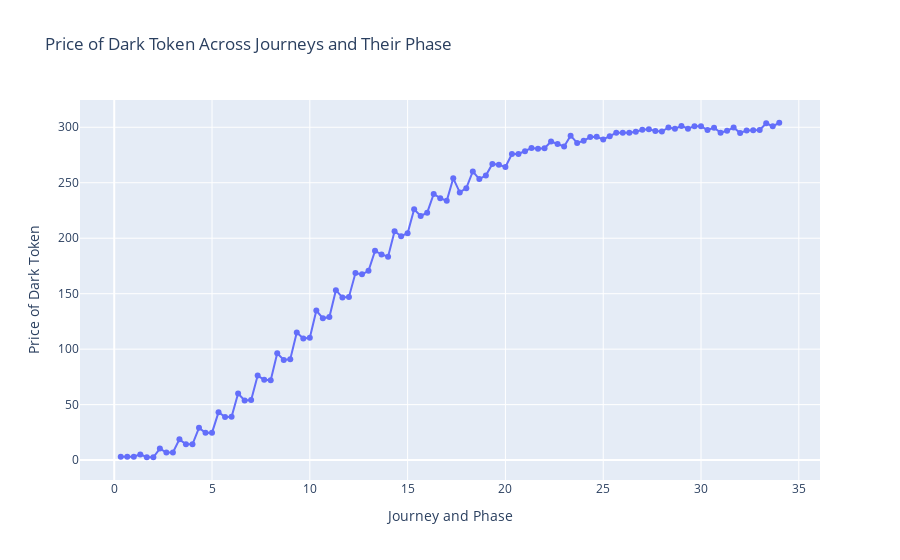
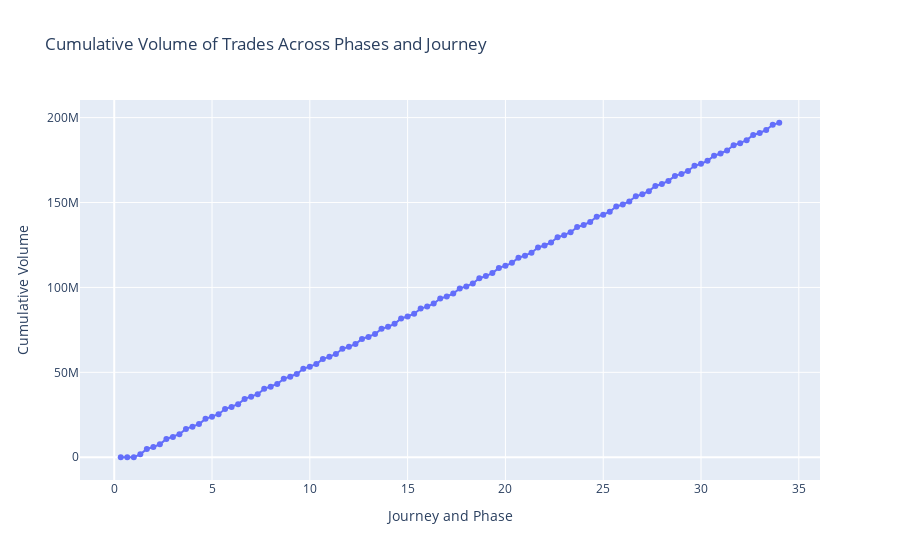
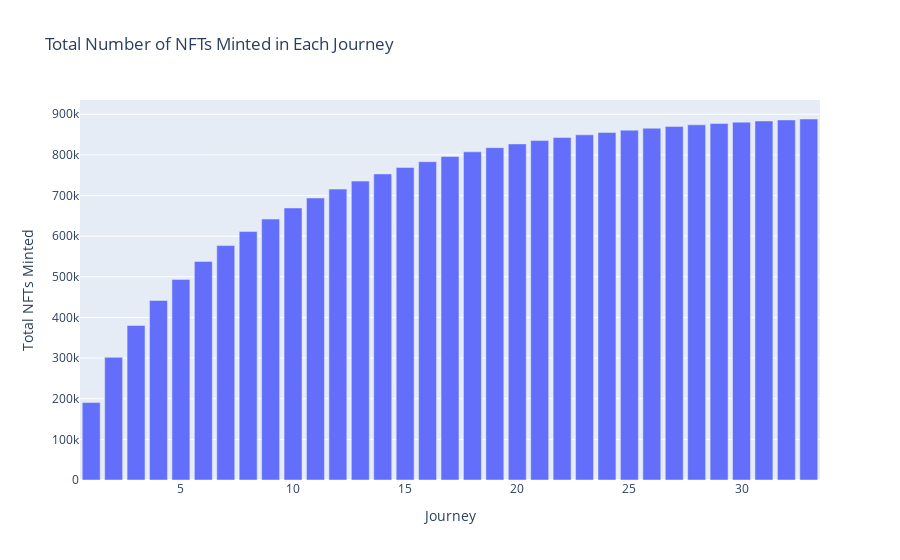
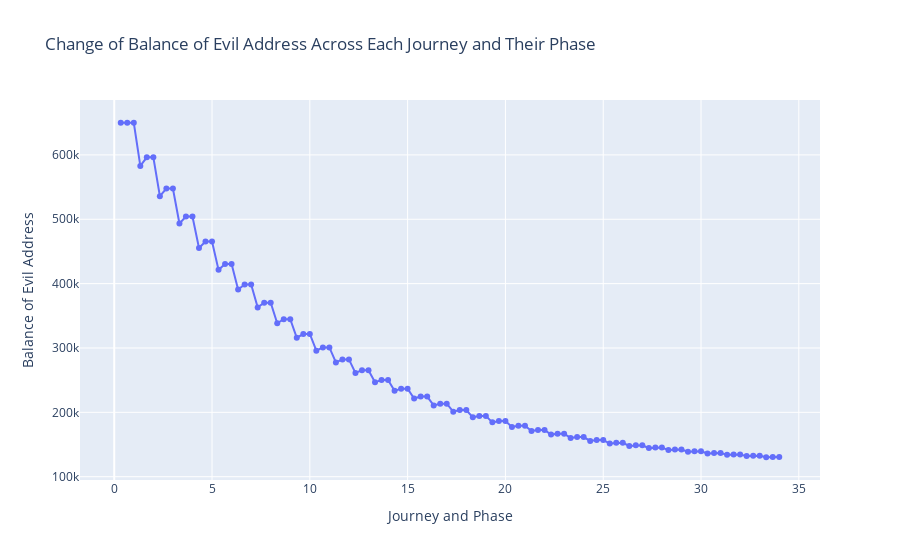

Write notebook code for charts like these, in order.
### Markdown cell above
## Graphs

### Code cell
# Generate Graphs

# Convert accumulated data to DataFrames
price_df = pd.DataFrame(prices)
volume_df = pd.DataFrame(volumes)
nfts_minted_df = pd.DataFrame(nfts_minted)
evil_address_balance_df = pd.DataFrame(evil_address_balances)
yields_df = pd.DataFrame(yields_per_journey)
yields_accumulated_df = pd.DataFrame(yields_per_journey_accumulated)
cumulative_yield_df = pd.DataFrame(cumulative_yield_per_journey_1)
yield_per_nft_df = pd.DataFrame(yield_per_nft_per_journey)
pool_dark_reserve_df = pd.DataFrame(pool_dark_reserves)
pool_dai_reserve_df = pd.DataFrame(pool_dai_reserves)
token_distribution_df = pd.DataFrame(token_distribution)

# Plot Price of Dark token across journeys and their phase
fig = go.Figure()
fig.add_trace(go.Scatter(x=price_df['journey'] + price_df['phase'] / 3, y=price_df['price'], mode='lines+markers', name='Price of Dark Token'))
fig.update_layout(title='Price of Dark Token Across Journeys and Their Phase', xaxis_title='Journey and Phase', yaxis_title='Price of Dark Token')
fig.show()

# Plot Cumulative volume of trades across phases and journey
fig = go.Figure()
fig.add_trace(go.Scatter(x=volume_df['journey'] + volume_df['phase'] / 3, y=volume_df['volume'], mode='lines+markers', name='Cumulative Volume'))
fig.update_layout(title='Cumulative Volume of Trades Across Phases and Journey', xaxis_title='Journey and Phase', yaxis_title='Cumulative Volume')
fig.show()

# Plot Total number of NFTs minted in each journey
fig = go.Figure()
fig.add_trace(go.Bar(x=nfts_minted_df['journey'], y=nfts_minted_df['nfts_minted'], name='Total NFTs Minted'))
fig.update_layout(title='Total Number of NFTs Minted in Each Journey', xaxis_title='Journey', yaxis_title='Total NFTs Minted')
fig.show()

# Plot Change of balance of Evil address across each journey and their phase
fig = go.Figure()
fig.add_trace(go.Scatter(x=evil_address_balance_df['journey'] + evil_address_balance_df['phase'] / 3, y=evil_address_balance_df['balance'], mode='lines+markers', name='Evil Address Balance'))
fig.update_layout(title='Change of Balance of Evil Address Across Each Journey and Their Phase', xaxis_title='Journey and Phase', yaxis_title='Balance of Evil Address')
fig.show()

# Plot Total yield generated by NFT minted in each journey
fig = go.Figure()
fig.add_trace(go.Bar(x=yields_accumulated_df['journey'], y=yields_accumulated_df['total_yield'], name='Total Yield Generated'))
fig.update_layout(title='Total Yield Generated by NFTs Minted in Each Journey', xaxis_title='Journey', yaxis_title='Total Yield')
fig.show()

# Plot Cumulative yield per journey for NFTs minted in journey 1
fig = go.Figure()
fig.add_trace(go.Scatter(x=cumulative_yield_df['journey'], y=cumulative_yield_df['total_yield'], mode='lines+markers', name='Cumulative Yield for NFTs Minted in Journey 1'))
fig.update_layout(title='Cumulative Yield for NFTs Minted in Journey 1', xaxis_title='Journey', yaxis_title='Cumulative Yield')
fig.show()

# Plot Change in Dark token reserves in the pool
fig = go.Figure()
fig.add_trace(go.Scatter(x=pool_dark_reserve_df['journey'] + pool_dark_reserve_df['phase'] / 3, y=pool_dark_reserve_df['dark_reserve'], mode='lines+markers', name='Dark Reserve in Pool'))
fig.update_layout(title='Change in Dark Token Reserves in the Pool Across Journeys and Their Phase', xaxis_title='Journey and Phase', yaxis_title='Dark Token Reserve')
fig.show()

# Plot Change in DAI token reserves in the pool
fig = go.Figure()
fig.add_trace(go.Scatter(x=pool_dai_reserve_df['journey'] + pool_dai_reserve_df['phase'] / 3, y=pool_dai_reserve_df['dai_reserve'], mode='lines+markers', name='DAI Reserve in Pool'))
fig.update_layout(title='Change in DAI Token Reserves in the Pool Across Journeys and Their Phase', xaxis_title='Journey and Phase', yaxis_title='DAI Token Reserve')
fig.show()

# Plot Token distribution among the accounts across the journeys in a stacked area chart
fig = go.Figure()
fig.add_trace(go.Scatter(x=token_distribution_df['journey'] + token_distribution_df['phase'] / 3, y=token_distribution_df['magic_box_balance'], mode='lines', stackgroup='one', name='Magic Box Account', hoverinfo='x+y'))
fig.add_trace(go.Scatter(x=token_distribution_df['journey'] + token_distribution_df['phase'] / 3, y=token_distribution_df['pool_balance'], mode='lines', stackgroup='one', name='Pool', hoverinfo='x+y'))
fig.add_trace(go.Scatter(x=token_distribution_df['journey'] + token_distribution_df['phase'] / 3, y=token_distribution_df['treasury_balance'], mode='lines', stackgroup='one', name='Treasury Account', hoverinfo='x+y'))
fig.add_trace(go.Scatter(x=token_distribution_df['journey'] + token_distribution_df['phase'] / 3, y=token_distribution_df['jackpot_balance'], mode='lines', stackgroup='one', name='Jackpot Account', hoverinfo='x+y'))
fig.add_trace(go.Scatter(x=token_distribution_df['journey'] + token_distribution_df['phase'] / 3, y=token_distribution_df['evil_address_balance'], mode='lines', stackgroup='one', name='Evil Address Account', hoverinfo='x+y'))
fig.add_trace(go.Scatter(x=token_distribution_df['journey'] + token_distribution_df['phase'] / 3, y=token_distribution_df['public_balance'], mode='lines', stackgroup='one', name='Public Account', hoverinfo='x+y'))
fig.add_trace(go.Scatter(x=token_distribution_df['journey'] + token_distribution_df['phase'] / 3, y=token_distribution_df['team_balance'], mode='lines', stackgroup='one', name='Team Account', hoverinfo='x+y'))
fig.update_layout(title='Token Distribution Among Accounts Across Journeys and Their Phase', xaxis_title='Journey and Phase', yaxis_title='Token Balance')
fig.show()

### Figure 1 — Plotly figure (JSON) as saved in the notebook; plotly's stock layout.template omitted (floating-point values rounded to 4 significant figures)
{"data": [{"mode": "lines+markers", "name": "Price of Dark Token", "type": "scatter", "x": [0.3333, 0.6667, 1, 1.333, 1.667, 2, 2.333, 2.667, 3, 3.333, 3.667, 4, 4.333, 4.667, 5, 5.333, 5.667, 6, 6.333, 6.667, 7, 7.333, 7.667, 8, 8.333, 8.667, 9, 9.333, 9.667, 10, 10.33, 10.67, 11, 11.33, 11.67, 12, 12.33, 12.67, 13, 13.33, 13.67, 14, 14.33, 14.67, 15, 15.33, 15.67, 16, 16.33, 16.67, 17, 17.33, 17.67, 18, 18.33, 18.67, 19, 19.33, 19.67, 20, 20.33, 20.67, 21, 21.33, 21.67, 22, 22.33, 22.67, 23, 23.33, 23.67, 24, 24.33, 24.67, 25, 25.33, 25.67, 26, 26.33, 26.67, 27, 27.33, 27.67, 28, 28.33, 28.67, 29, 29.33, 29.67, 30, 30.33, 30.67, 31, 31.33, 31.67, 32, 32.33, 32.67, 33, 33.33, 33.67, 34], "y": [3, 3, 3, 5.146, 2.607, 2.578, 10.38, 6.811, 6.873, 18.7, 14.34, 14.23, 29.12, 24.55, 24.75, 43.21, 38.87, 39.0, 60.02, 53.83, 54.22, 76.23, 72.38, 72.01, 96.33, 90.29, 90.98, 115.1, 109.7, 110.2, 134.8, 127.8, 128.9, 153.2, 146.6, 147.1, 168.6, 167.4, 170.6, 188.6, 185.4, 183.3, 206.3, 201.8, 204.5, 226.1, 220.1, 223.0, 239.8, 236.1, 233.7, 254.0, 241.3, 245.1, 260.1, 253.3, 256.6, 267.0, 266.3, 264.2, 275.9, 275.9, 278.4, 281.3, 280.6, 281.1, 287.2, 284.8, 282.7, 292.4, 285.9, 287.8, 291.2, 291.4, 289.0, 292.0, 295.0, 295.1, 295.0, 296.0, 297.7, 298.2, 296.7, 296.1, 299.8, 298.6, 301.2, 298.6, 301.0, 300.9, 297.5, 299.6, 295.1, 296.8, 299.8, 294.8, 297.2, 297.2, 297.6, 303.6, 300.9, 304.1]}], "layout": {"title": {"text": "Price of Dark Token Across Journeys and Their Phase"}, "xaxis": {"title": {"text": "Journey and Phase"}}, "yaxis": {"title": {"text": "Price of Dark Token"}}}}

### Figure 2 — Plotly figure (JSON) as saved in the notebook; plotly's stock layout.template omitted (floating-point values rounded to 4 significant figures)
{"data": [{"mode": "lines+markers", "name": "Cumulative Volume", "type": "scatter", "x": [0.3333, 0.6667, 1, 1.333, 1.667, 2, 2.333, 2.667, 3, 3.333, 3.667, 4, 4.333, 4.667, 5, 5.333, 5.667, 6, 6.333, 6.667, 7, 7.333, 7.667, 8, 8.333, 8.667, 9, 9.333, 9.667, 10, 10.33, 10.67, 11, 11.33, 11.67, 12, 12.33, 12.67, 13, 13.33, 13.67, 14, 14.33, 14.67, 15, 15.33, 15.67, 16, 16.33, 16.67, 17, 17.33, 17.67, 18, 18.33, 18.67, 19, 19.33, 19.67, 20, 20.33, 20.67, 21, 21.33, 21.67, 22, 22.33, 22.67, 23, 23.33, 23.67, 24, 24.33, 24.67, 25, 25.33, 25.67, 26, 26.33, 26.67, 27, 27.33, 27.67, 28, 28.33, 28.67, 29, 29.33, 29.67, 30, 30.33, 30.67, 31, 31.33, 31.67, 32, 32.33, 32.67, 33, 33.33, 33.67, 34], "y": [0, 0, 0, 1737000.0, 4860000.0, 6059000.0, 7597000.0, 10770000.0, 11960000.0, 13570000.0, 16690000.0, 17930000.0, 19530000.0, 22600000.0, 23790000.0, 25360000.0, 28380000.0, 29590000.0, 31260000.0, 34360000.0, 35550000.0, 37140000.0, 40260000.0, 41490000.0, 43140000.0, 46150000.0, 47400000.0, 49010000.0, 52070000.0, 53240000.0, 54860000.0, 57910000.0, 59130000.0, 60820000.0, 63860000.0, 65030000.0, 66670000.0, 69650000.0, 70860000.0, 72520000.0, 75630000.0, 76860000.0, 78560000.0, 81690000.0, 82860000.0, 84540000.0, 87530000.0, 88710000.0, 90480000.0, 93440000.0, 94640000.0, 96390000.0, 99430000.0, 100600000.0, 102400000.0, 105400000.0, 106700000.0, 108500000.0, 111500000.0, 112700000.0, 114500000.0, 117500000.0, 118700000.0, 120500000.0, 123500000.0, 124700000.0, 126500000.0, 129600000.0, 130800000.0, 132500000.0, 135500000.0, 136800000.0, 138500000.0, 141600000.0, 142900000.0, 144600000.0, 147600000.0, 148800000.0, 150700000.0, 153700000.0, 154900000.0, 156700000.0, 159700000.0, 160900000.0, 162700000.0, 165700000.0, 166800000.0, 168600000.0, 171600000.0, 172800000.0, 174600000.0, 177600000.0, 178900000.0, 180700000.0, 183700000.0, 184900000.0, 186700000.0, 189800000.0, 191000000.0, 192800000.0, 195800000.0, 197000000.0]}], "layout": {"title": {"text": "Cumulative Volume of Trades Across Phases and Journey"}, "xaxis": {"title": {"text": "Journey and Phase"}}, "yaxis": {"title": {"text": "Cumulative Volume"}}}}

### Figure 3 — Plotly figure (JSON) as saved in the notebook; plotly's stock layout.template omitted (floating-point values rounded to 4 significant figures)
{"data": [{"name": "Total NFTs Minted", "type": "bar", "x": [1, 2, 3, 4, 5, 6, 7, 8, 9, 10, 11, 12, 13, 14, 15, 16, 17, 18, 19, 20, 21, 22, 23, 24, 25, 26, 27, 28, 29, 30, 31, 32, 33], "y": [190546, 301839, 380235, 441815, 493278, 537886, 576850, 611383, 642020, 669402, 693917, 715808, 735468, 753156, 769019, 783251, 796033, 807505, 817796, 827043, 835311, 842748, 849412, 855396, 860789, 865642, 869998, 873910, 877438, 880616, 883463, 886026, 888337]}], "layout": {"title": {"text": "Total Number of NFTs Minted in Each Journey"}, "xaxis": {"title": {"text": "Journey"}}, "yaxis": {"title": {"text": "Total NFTs Minted"}}}}

### Figure 4 — Plotly figure (JSON) as saved in the notebook; plotly's stock layout.template omitted (floating-point values rounded to 4 significant figures)
{"data": [{"mode": "lines+markers", "name": "Evil Address Balance", "type": "scatter", "x": [0.3333, 0.6667, 1, 1.333, 1.667, 2, 2.333, 2.667, 3, 3.333, 3.667, 4, 4.333, 4.667, 5, 5.333, 5.667, 6, 6.333, 6.667, 7, 7.333, 7.667, 8, 8.333, 8.667, 9, 9.333, 9.667, 10, 10.33, 10.67, 11, 11.33, 11.67, 12, 12.33, 12.67, 13, 13.33, 13.67, 14, 14.33, 14.67, 15, 15.33, 15.67, 16, 16.33, 16.67, 17, 17.33, 17.67, 18, 18.33, 18.67, 19, 19.33, 19.67, 20, 20.33, 20.67, 21, 21.33, 21.67, 22, 22.33, 22.67, 23, 23.33, 23.67, 24, 24.33, 24.67, 25, 25.33, 25.67, 26, 26.33, 26.67, 27, 27.33, 27.67, 28, 28.33, 28.67, 29, 29.33, 29.67, 30, 30.33, 30.67, 31, 31.33, 31.67, 32, 32.33, 32.67, 33, 33.33, 33.67, 34], "y": [650000, 650000, 650000, 582962, 596200.0, 596200.0, 535900.0, 547800.0, 547800.0, 493500.0, 504300.0, 504300.0, 455500.0, 465400.0, 465400.0, 421400.0, 430400.0, 430400.0, 390900.0, 398700.0, 398700.0, 363100.0, 370400.0, 370400.0, 338300.0, 344800.0, 344800.0, 315900.0, 321700.0, 321700.0, 295700.0, 300900.0, 300900.0, 277500.0, 282300.0, 282300.0, 261200.0, 265500.0, 265500.0, 246600.0, 250400.0, 250400.0, 233400.0, 236800.0, 236800.0, 221500.0, 224500.0, 224500.0, 210700.0, 213400.0, 213400.0, 201000.0, 203400.0, 203400.0, 192300.0, 194500.0, 194500.0, 184400.0, 186500.0, 186500.0, 177400.0, 179200.0, 179200.0, 171100.0, 172700.0, 172700.0, 165400.0, 166800.0, 166800.0, 160200.0, 161600.0, 161600.0, 155600.0, 156800.0, 156800.0, 151500.0, 152600.0, 152600.0, 147800.0, 148700.0, 148700.0, 144400.0, 145300.0, 145300.0, 141400.0, 142100.0, 142100.0, 138600.0, 139300.0, 139300.0, 136200.0, 136800.0, 136800.0, 134000.0, 134600.0, 134600.0, 132000.0, 132500.0, 132500.0, 130200.0, 130700.0, 130700.0]}], "layout": {"title": {"text": "Change of Balance of Evil Address Across Each Journey and Their Phase"}, "xaxis": {"title": {"text": "Journey and Phase"}}, "yaxis": {"title": {"text": "Balance of Evil Address"}}}}
